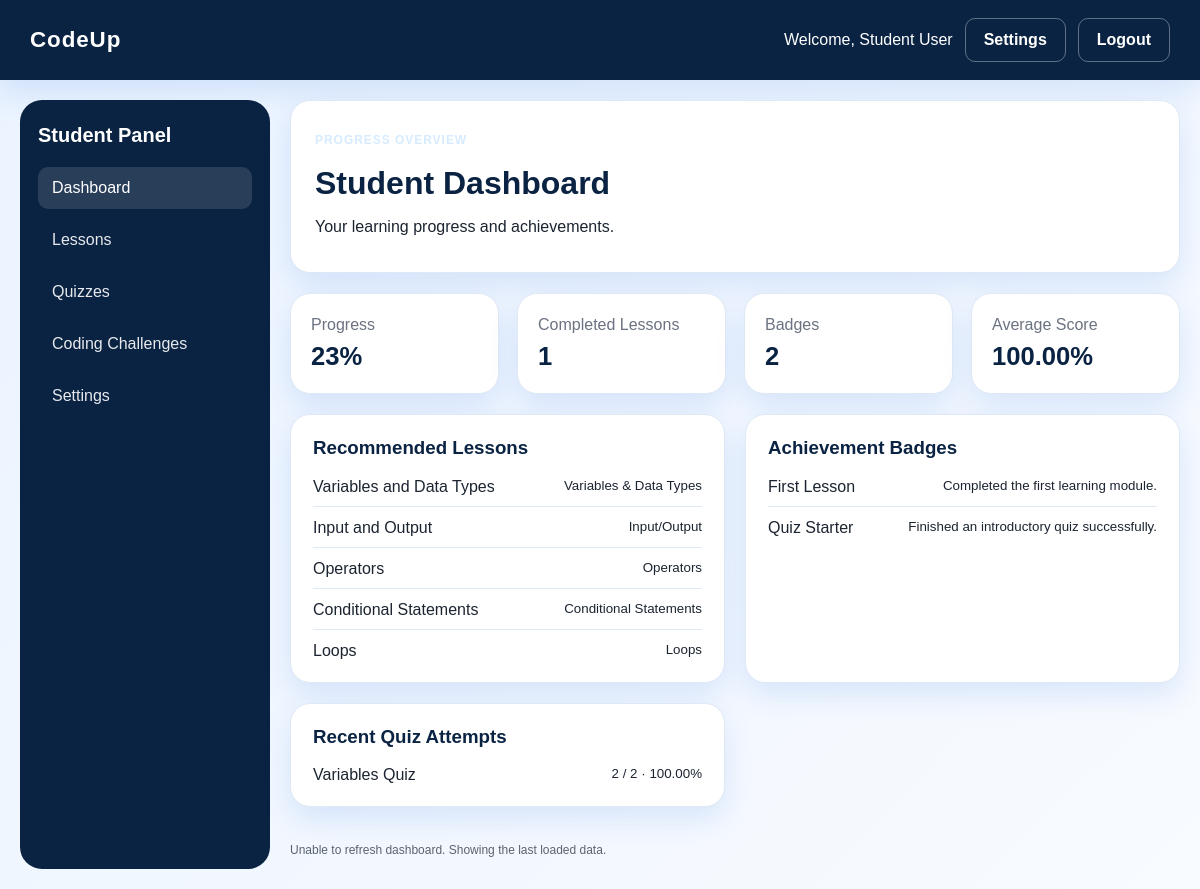
The app's page /student/dashboard.php (signed in) with its own data.
### tables this page shows
CREATE TABLE users (
  id INT AUTO_INCREMENT PRIMARY KEY,
  name VARCHAR(150) NOT NULL,
  email VARCHAR(150) NOT NULL UNIQUE,
  password VARCHAR(255) NOT NULL,
  role ENUM('admin','teacher','student') NOT NULL,
  status ENUM('active','inactive') DEFAULT 'active',
  created_at TIMESTAMP DEFAULT CURRENT_TIMESTAMP
);

CREATE TABLE lessons (
  id INT AUTO_INCREMENT PRIMARY KEY,
  title VARCHAR(150) NOT NULL,
  topic VARCHAR(150) NOT NULL,
  content TEXT NOT NULL,
  objectives TEXT,
  created_by INT DEFAULT NULL,
  created_at TIMESTAMP DEFAULT CURRENT_TIMESTAMP,
  FOREIGN KEY (created_by) REFERENCES users(id) ON DELETE SET NULL
);

CREATE TABLE badges (
  id INT AUTO_INCREMENT PRIMARY KEY,
  student_id INT NOT NULL,
  name VARCHAR(100) NOT NULL,
  description TEXT,
  earned_at TIMESTAMP DEFAULT CURRENT_TIMESTAMP,
  FOREIGN KEY (student_id) REFERENCES students(id) ON DELETE CASCADE
);

CREATE TABLE scores (
  id INT AUTO_INCREMENT PRIMARY KEY,
  student_id INT NOT NULL,
  quiz_id INT NOT NULL,
  score INT NOT NULL,
  total_questions INT NOT NULL,
  percentage DECIMAL(5,2) NOT NULL,
  submitted_at TIMESTAMP DEFAULT CURRENT_TIMESTAMP,
  FOREIGN KEY (student_id) REFERENCES students(id) ON DELETE CASCADE,
  FOREIGN KEY (quiz_id) REFERENCES quizzes(id) ON DELETE CASCADE
);

CREATE TABLE quizzes (
  id INT AUTO_INCREMENT PRIMARY KEY,
  title VARCHAR(150) NOT NULL,
  lesson_id INT DEFAULT NULL,
  teacher_id INT DEFAULT NULL,
  created_at TIMESTAMP DEFAULT CURRENT_TIMESTAMP,
  FOREIGN KEY (lesson_id) REFERENCES lessons(id) ON DELETE SET NULL,
  FOREIGN KEY (teacher_id) REFERENCES teachers(id) ON DELETE SET NULL
);

### includes/config.php (called while the page is built, shortened)
<?php
$host = 'localhost';
$user = 'root';
$pass = '';
$dbname = 'codeup';
try {
    $conn = new mysqli($host, $user, $pass, $dbname);
    $conn->set_charset('utf8mb4');
} catch (mysqli_sql_exception $exception) {
    error_log('Database connection failed: ' . $exception->getMessage());
    http_response_code(500);
    exit('Database connection failed. Check that MySQL is running, the credentials are correct, and the codeup database has been imported.');
}
function db()
{
    global $conn;
    return $conn;
}
function isLoggedIn()
{
    return isset($_SESSION['user_id']);
}
function currentUser()
{
    $stmt = db()->prepare('SELECT * FROM users WHERE id = ? LIMIT 1');
    $stmt->bind_param('i', $_SESSION['user_id']);
    $stmt->execute();
    $result = $stmt->get_result();
    return $result->fetch_assoc();
}
function getStudentData($userId)
{
    $stmt = db()->prepare('SELECT * FROM students WHERE user_id = ? LIMIT 1');
    $stmt->bind_param('i', $userId);
    $stmt->execute();
    $result = $stmt->get_result();
    return $result->fetch_assoc();
}
function getProgressSummary($studentId)
{
    $stmt = db()->prepare(
        'SELECT COUNT(l.id) AS total_lessons, COALESCE(SUM(CASE WHEN COALESCE(p.completion_percent, 0) >= 100 THEN 1 ELSE 0 END), 0) AS completed_lessons, COALESCE(ROUND(AVG(COALESCE(p.completion_percent, 0)), 2), 0) AS average_progress FROM lessons l LEFT JOIN (SELECT lesson_id, MAX(completion_percent) AS completion_percent FROM progress WHERE student_id = ? GROUP BY lesson_id) p ON p.lesson_id = l.id'
    );
    $stmt->bind_param('i', $studentId);
    $stmt->execute();
    $result = $stmt->get_result();
    return $result->fetch_assoc();
}
function getBadgeCount($studentId)
{
    $stmt = db()->prepare('SELECT COUNT(*) AS total FROM badges WHERE student_id = ?');
    $stmt->bind_param('i', $studentId);
    $stmt->execute();
    $result = $stmt->get_result();
    $row = $result->fetch_assoc();
    return (int)($row['total'] ?? 0);
}
function getStudentScoreSummary($studentId)
{
    $stmt = db()->prepare('SELECT COUNT(*) AS total_attempts, ROUND(AVG(percentage), 2) AS average_score FROM scores WHERE student_id = ?');
    $stmt->bind_param('i', $studentId);
    $stmt->execute();
    $result = $stmt->get_result();
    return $result->fetch_assoc();
}

### student/dashboard.php (the view, shortened to what this page needs)
<?php
require __DIR__ . '/../includes/config.php';
$user = currentUser();
$student = getStudentData((int) ($user['id'] ?? 0));
$studentId = (int) $student['id'];
$progressSummary = getProgressSummary($studentId);
$scoreSummary = getStudentScoreSummary($studentId);
$badgeCount = getBadgeCount($studentId);
$lessons = db()->query(
    'SELECT title, topic
     FROM lessons
     ORDER BY created_at DESC
     LIMIT 5'
);
$badgesStmt = db()->prepare(
    'SELECT name, description
     FROM badges
     WHERE student_id = ?
     ORDER BY earned_at DESC
     LIMIT 5'
);
$badgesStmt->bind_param('i', $studentId);
$badgesStmt->execute();
$badgesResult = $badgesStmt->get_result();
$recentScoresStmt = db()->prepare(
    'SELECT
        q.title AS quiz_title,
        s.score,
        s.total_questions,
        s.percentage,
        s.submitted_at
     FROM scores s
     INNER JOIN quizzes q ON q.id = s.quiz_id
     WHERE s.student_id = ?
     ORDER BY s.submitted_at DESC
     LIMIT 5'
);
$recentScoresStmt->bind_param('i', $studentId);
$recentScoresStmt->execute();
$recentScores = $recentScoresStmt->get_result();
include __DIR__ . '/../includes/header.php';
?>
<div class="dashboard-page">
    <aside class="sidebar">
        <h3>Student Panel</h3>
        <nav>
            <a class="active" href="dashboard.php">Dashboard</a>
            <a href="lessons.php">Lessons</a>
            <a href="quizzes.php">Quizzes</a>
            <a href="challenges.php">Coding Challenges</a>
            <a href="../settings.php">Settings</a>
        </nav>
    </aside>
    <main class="main-panel">
        <div class="page-header">
            <div>
                <p class="eyebrow">Progress Overview</p>
                <h1>Student Dashboard</h1>
                <p>Your learning progress and achievements.</p>
            </div>
        </div>
        <div class="stats-grid">
            <div class="metric-card">
                <span>Progress</span>
                <strong data-live-value="progress">
                    <?= number_format(
                        (float) ($progressSummary['average_progress'] ?? 0),
                        0
                    ); ?>%
                </strong>
            </div>
            <div class="metric-card">
                <span>Completed Lessons</span>
                <strong data-live-value="completed">
                    <?= (int) ($progressSummary['completed_lessons'] ?? 0); ?>
                </strong>
            </div>
            <div class="metric-card">
                <span>Badges</span>
                <strong data-live-value="badges">
                    <?= (int) $badgeCount; ?>
                </strong>
            </div>
            <div class="metric-card">
                <span>Average Score</span>
                <strong data-live-value="score">
                    <?= number_format(
                        (float) ($scoreSummary['average_score'] ?? 0),
                        2
                    ); ?>%
                </strong>
            </div>
        </div>
        <div class="content-grid two-column">
            <div class="card">
                <h3>Recommended Lessons</h3>
                <ul class="list-group" data-live-list="lessons">
                    <?php if ($lessons->num_rows > 0): ?>
                        <?php while ($lesson = $lessons->fetch_assoc()): ?>
                            <li>
                                <span><?= htmlspecialchars(
                                    $lesson['title'] ?? '',
                                    ENT_QUOTES,
                                    'UTF-8'
                                ); ?></span>
                                <small><?= htmlspecialchars(
                                    $lesson['topic'] ?? '',
                                    ENT_QUOTES,
                                    'UTF-8'
                                ); ?></small>
                            </li>
                        <?php endwhile; ?>
                    <?php else: ?>
                        <li><span>No lessons available yet.</span></li>
                    <?php endif; ?>
                </ul>
            </div>
            <div class="card">
                <h3>Achievement Badges</h3>
                <ul class="list-group" data-live-list="badges">
                    <?php if ($badgesResult->num_rows > 0): ?>
                        <?php while ($badge = $badgesResult->fetch_assoc()): ?>
                            <li>
                                <span><?= htmlspecialchars(
                                    $badge['name'] ?? '',
                                    ENT_QUOTES,
                                    'UTF-8'
                                ); ?></span>
                                <small><?= htmlspecialchars(
                                    $badge['description'] ?? '',
                                    ENT_QUOTES,
                                    'UTF-8'
                                ); ?></small>
                            </li>
                        <?php endwhile; ?>
                    <?php else: ?>
                        <li><span>No badges earned yet.</span></li>
                    <?php endif; ?>
                </ul>
            </div>
            <div class="card">
                <h3>Recent Quiz Attempts</h3>
                <ul class="list-group" data-live-list="scores">
                    <?php if ($recentScores->num_rows > 0): ?>
                        <?php while ($score = $recentScores->fetch_assoc()): ?>
                            <li>
                                <span><?= htmlspecialchars(
                                    $score['quiz_title'] ?? '',
                                    ENT_QUOTES,
                                    'UTF-8'
                                ); ?></span>
                                <small>
                                    <?= (int) ($score['score'] ?? 0); ?>
                                    /
                                    <?= (int) ($score['total_questions'] ?? 0); ?>
                                    ·
                                    <?= number_format(
                                        (float) ($score['percentage'] ?? 0),
                                        2
                                    ); ?>%
                                </small>
                            </li>
                        <?php endwhile; ?>
                    <?php else: ?>
                        <li><span>No quizzes taken yet.</span></li>
                    <?php endif; ?>
                </ul>
            </div>
        </div>
        <p id="dashboard-update-status"
           style="font-size:12px; opacity:.7; margin-top:16px;">
        </p>
    </main>
</div>
<?php
include __DIR__ . '/../includes/footer.php';
?>

### includes/header.php (shortened to what this page needs)
<?php
require_once __DIR__ . '/config.php';
?>
<!DOCTYPE html>
<html lang="en">
<head>
    <link rel="stylesheet" href="<?= BASE_URL; ?>/assets/css/style.css">
</head>
<body>
    <?php if (isLoggedIn()): ?>
    <div class="topbar">
        <div class="brand-box">
            <strong>CodeUp</strong>
        </div>
        <div class="topbar-actions">
            <span>Welcome, <?= htmlspecialchars(currentUser()['name'] ?? 'User'); ?></span>
            <a href="<?= BASE_URL; ?>/settings.php" class="btn btn-outline">Settings</a>
            <a href="<?= BASE_URL; ?>/logout.php" class="btn btn-outline" data-logout-trigger>Logout</a>
        </div>
    </div>
    <?php endif; ?>
    <div class="page-shell">

### assets/css/style.css (style rules this page uses)
:root { --primary-blue: #0b5ed7; --primary-dark: #0a2342; --primary-soft: #edf4ff; --accent: #1d9bf0; --white: #ffffff; --text: #1b2430; --muted: #6b7280; --border: #dfe8f5; --success: #198754; --danger: #dc3545; --shadow: 0 12px 30px rgba(11, 94, 215, 0.12); }
* { box-sizing: border-box; }
body { margin: 0; font-family: Arial, sans-serif; background: linear-gradient(135deg, #eaf3ff 0%, #f8fbff 100%); color: var(--text); }
a { text-decoration: none; color: inherit; }
.page-shell { min-height: 100vh; padding: 20px; }
.topbar { display: flex; align-items: center; justify-content: space-between; background: var(--primary-dark); color: var(--white); padding: 18px 30px; box-shadow: var(--shadow); }
.brand-box { font-size: 1.4rem; letter-spacing: 0.04em; }
.topbar-actions { display: flex; align-items: center; gap: 12px; }
.btn { display: inline-flex; align-items: center; justify-content: center; border: none; border-radius: 10px; padding: 12px 18px; font-weight: 600; cursor: pointer; transition: 0.2s ease; }
.btn-outline { background: transparent; border: 1px solid rgba(255,255,255,0.35); color: var(--white); }
.eyebrow { display: inline-block; letter-spacing: 0.08em; text-transform: uppercase; color: #d7ebff; font-size: 0.75rem; font-weight: bold; }
.feature-card, .card, .metric-card { background: var(--white); border: 1px solid var(--border); border-radius: 20px; box-shadow: var(--shadow); }
.dashboard-page { display: grid; grid-template-columns: 250px 1fr; gap: 20px; min-height: 80vh; }
.sidebar { background: var(--primary-dark); color: var(--white); padding: 24px 18px; border-radius: 22px; }
.sidebar h3 { margin-top: 0; margin-bottom: 20px; font-size: 1.25rem; }
.sidebar nav { display: flex; flex-direction: column; gap: 10px; }
.sidebar nav a { display: block; padding: 12px 14px; border-radius: 10px; color: var(--white); opacity: 0.9; }
.sidebar nav a.active, .sidebar nav a:hover { background: rgba(255,255,255,0.12); opacity: 1; }
.main-panel { display: flex; flex-direction: column; gap: 20px; }
.page-header { display: flex; justify-content: space-between; align-items: center; background: var(--white); border: 1px solid var(--border); border-radius: 20px; padding: 20px 24px; box-shadow: var(--shadow); }
.page-header h1 { margin: 6px 0 0; color: var(--primary-dark); }
.stats-grid { display: grid; grid-template-columns: repeat(4, minmax(150px, 1fr)); gap: 18px; }
.metric-card { padding: 22px 20px; }
.metric-card span { display: block; color: var(--muted); margin-bottom: 8px; }
.metric-card strong { font-size: clamp(1.6rem, 2vw, 2.2rem); color: var(--primary-dark); }
.content-grid { display: grid; gap: 20px; grid-template-columns: 1fr; }
.two-column { grid-template-columns: repeat(2, minmax(0, 1fr)); }
.card { padding: 22px; }
.card h3 { margin-top: 0; color: var(--primary-dark); }
.list-group { list-style: none; margin: 0; padding: 0; display: flex; flex-direction: column; gap: 12px; }
.list-group li { display: flex; justify-content: space-between; gap: 12px; border-bottom: 1px solid var(--border); padding-bottom: 10px; }
.list-group li:last-child { border-bottom: none; padding-bottom: 0; }

### records on screen
users: name "Student User"
lessons: title "Variables and Data Types", topic "Variables & Data Types"
lessons: title "Input and Output", topic "Input/Output"
lessons: title "Operators", topic "Operators"
lessons: title "Conditional Statements", topic "Conditional Statements"
lessons: title "Loops", topic "Loops"
badges: name "First Lesson", description "Completed the first learning module."
badges: name "Quiz Starter", description "Finished an introductory quiz successfully."
scores: quiz.title "Variables Quiz", score "2", total_questions "2", percentage "100.00"

### other values on screen
$progressSummary['average_progress'] "23"
$progressSummary['completed_lessons'] "1"
$badgeCount "2"
$scoreSummary['average_score'] "100.00"
